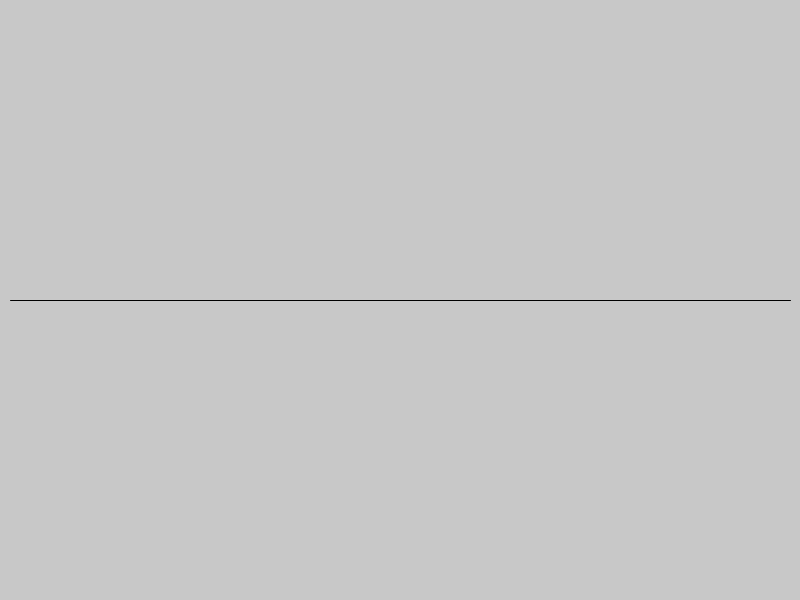
Frame 1 (no input)
Frame 60 (the mouse pressed at the canvas centre just before this capture): identical to frame 1, image omitted
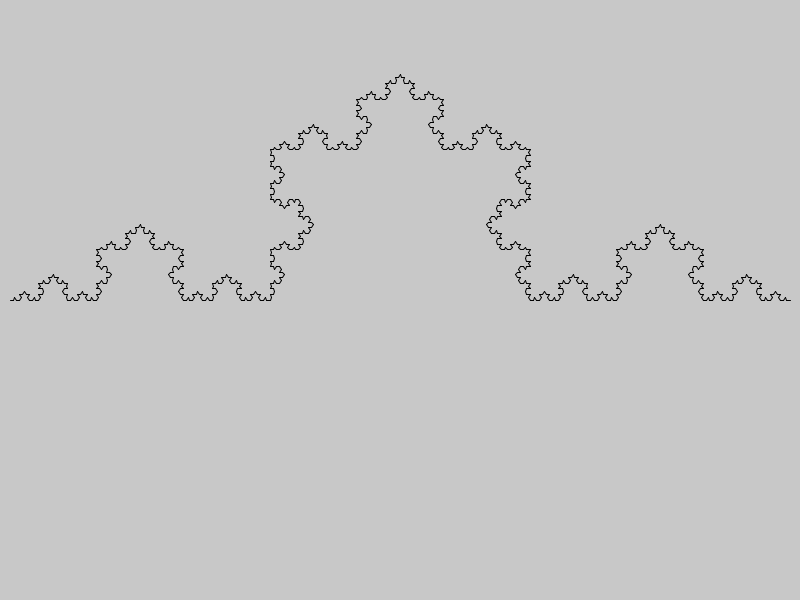
Frame 120 (the mouse held since frame 60 and released just before this capture)

The Processing sketch that drew these frames (run headless with seeded random() and noise(); from frame 60 on, the mouse is pressed at the canvas centre):

// Processing sketch: fractal
// ── fractal.pde
void setup(){
  size(800,600);
}

void draw(){
  background(200);
  float ax = 10;
  float ay = 300;
  float bx = 790;
  float by = 300;
  
  koch(ax,ay,bx,by, 10*mouseX/width);
}

void koch(float ax,float ay,float bx,float by,float n){
  if(n == 0){
    line(ax,ay,bx,by);
  }
  else{
    float cx = ax + (bx-ax)/3.0;
    float cy = ay + (by-ay)/3.0;
    float dx = ax + 2.0*(bx-ax)/3.0;
    float dy = ay + 2.0*(by-ay)/3.0;
    float ex = ((dx-cx)*cos(-PI/3)-(dy-cy)*sin(-PI/3))+cx;
    float ey = ((dx-cx)*sin(-PI/3)+(dy-cy)*cos(-PI/3))+cy;
    koch(ax,ay,cx,cy,n-1);
    koch(cx,cy,ex,ey,n-1);
    koch(ex,ey,dx,dy,n-1);
    koch(dx,dy,bx,by,n-1);
  }
}
